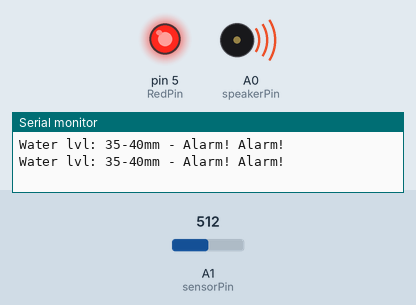
Simulated run of this sketch. Board: Arduino Uno, built with avr-gcc and run on an emulated ATmega328P. On the bench: output pins drawn as LEDs (lit = HIGH), buzzer (waves = sounding, pin HIGH), the last lines printed to the serial monitor. The test bench sets the inputs (shaded band); at power-on: A1 (sensorPin) = 512.

Above: at 1.8 s.
1.9 s: A1 (sensorPin) set to 334
6.0 s: A1 (sensorPin) set to 315
At 6.8 s:
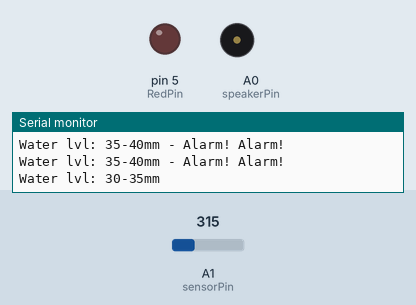
8.5 s: A1 (sensorPin) set to 333
At 9.8 s:
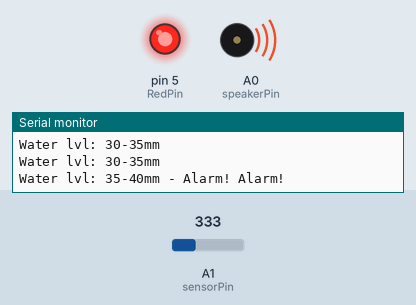
12.6 s: A1 (sensorPin) set to 313
At 13.4 s:
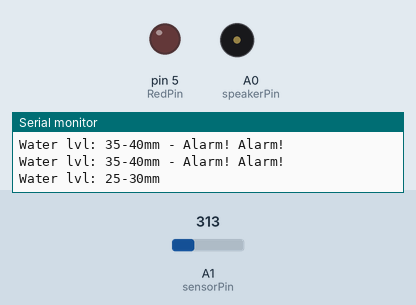
Timing chart, 0 to 15.5 s (numbered marks = the images above; inputs shaded):
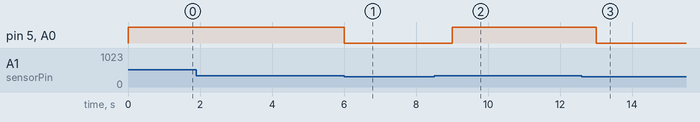

Measured:
- the behaviour switches between 324 and 323 on A1 (sensorPin) (found by bisection; images 0 and 1)
- after the input at 6.0 s, pin 5 (RedPin), A0 (speakerPin): HIGH → LOW at once
- after the input at 8.5 s, pin 5 (RedPin), A0 (speakerPin): LOW → HIGH after 0.50 s
- after the input at 12.6 s, pin 5 (RedPin), A0 (speakerPin): HIGH → LOW after 0.41 s

The sketch:

61_Water_Sensor_With_Led_And_Buzzer.ino
```cpp
/*****************************************************
Project Title: Water Sensor With LED and Buzzer
Organisation: Soham Academy Of Human Excellence
Website: https://ria.sohamacademy.org/
*******************************************************/

/********************************
  name: Water level sensor module with Arduino Uno, LEDs,
  piezo buzzer
  function: Measuring water level and sending
  status about the water level to serial monitor and LEDs.
  If water level is between:
  10-15mm the green LED will be on
  20-25mm the blue LED will be on
  35-40mm the red LED will be on
  35-40mm the piezo buzzer will be activated too
  and
  switch off when sensor is out of water and dry.
********************************/
//Email:info@acoptex.com
//Website:www.acoptex.com
/********************************/
// include libraries
// no libraries required
/********************************/
int sensorPin = A1;  // select the input pin (must be analog) for the water level sensor module
//int GreenPin = 8;      // select the pin for the green LED
//int BluePin = 7;      // select the pin for the blue LED
int RedPin = 5;      // select the pin for the red LED
int sensorValue = 0; // variable to store the value coming from the sensor
int speakerPin = A0;  // select the pin for the piezo buzzer
/********************************/
void setup() {
  Serial.begin(9600); // initialize serial communications at 9600 bps
  //pinMode(GreenPin, OUTPUT);  // declare the GreenPin as an OUTPUT
  //pinMode(BluePin, OUTPUT);  // declare the BluePin as an OUTPUT
  pinMode(RedPin, OUTPUT);  // declare the RedPin as an OUTPUT
  pinMode(speakerPin, OUTPUT); // declare the speakerPin as an OUTPUT
 }

void loop() {

  sensorValue = analogRead(sensorPin); // read the value from the sensor
  // send the message about water level to serial monitor

  if (sensorValue <= 0) {
    Serial.println("Water level: 0mm - Empty!");
  }
  else if (sensorValue > 0 && sensorValue <= 223) {
    Serial.println("Water lvl:0-5mm");

  }
  else if (sensorValue > 223 && sensorValue <= 251) {
    Serial.println("Water lvl: 5-10mm");
  }
  else if (sensorValue > 251 && sensorValue <= 277) {
    Serial.println("Water lvl: 10-15mm");
    //digitalWrite(GreenPin, HIGH);  // turn the green LED on
  }
  else if (sensorValue > 277 && sensorValue <= 294) {
    Serial.println("Water lvl: 15-20mm");
  }
  else if (sensorValue > 294 && sensorValue <= 311) {
    Serial.println("Water lvl: 20-25mm");
    //digitalWrite(BluePin, HIGH);  // turn the blue LED on
  }
  else if (sensorValue > 311 && sensorValue <= 314) {
    Serial.println("Water lvl: 25-30mm");
  }
  else if (sensorValue > 314 && sensorValue <= 323) {
    Serial.println("Water lvl: 30-35mm");
  }
  else if (sensorValue > 323) {
    digitalWrite(speakerPin, HIGH); // turn the piezo buzzer on
    digitalWrite(RedPin, HIGH);  // turn the red LED on
    Serial.println("Water lvl: 35-40mm - Alarm! Alarm!");
    }
  delay(1000); // delay 1 second
  //digitalWrite(GreenPin, LOW);// turn the green LED off
  //digitalWrite(BluePin, LOW);// turn the blue LED off
  digitalWrite(RedPin, LOW);// turn the red LED off
  digitalWrite(speakerPin, LOW);// turn the speakerPin off - reset
  // the system when sensor out off the water and dry

}
```
